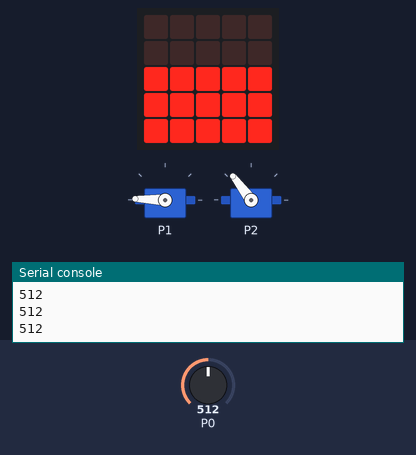
Bench run of a program on a simulated BBC micro:bit (MakeCode). Parts: the board's 5×5 LED display, 2 × servo, the last lines printed to the serial console. The test bench sets the inputs (shaded band); at power-on: P0 = 512 (analog values on the 0–1023 scale). Servo angles are drawn from the pulse width (0.5 ms = 0°, 2.5 ms = 180°).

Above: at 1.2 s.
1.3 s: P0 set to 716
At 2.5 s:
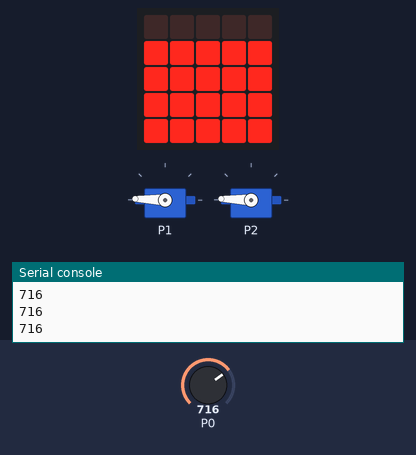
2.8 s: P0 set to 900
At 3.7 s:
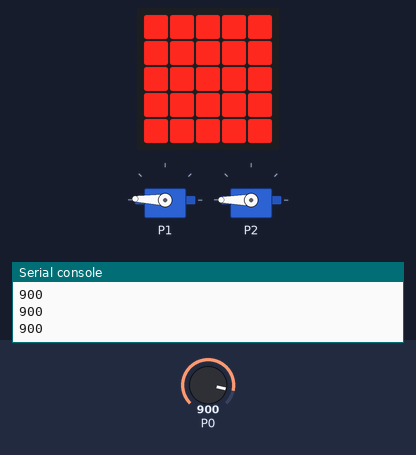
4.3 s: P0 set to 306
At 4.7 s:
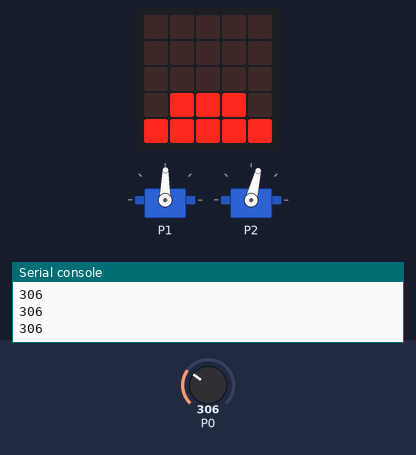
5.8 s: P0 set to 122
At 7.0 s:
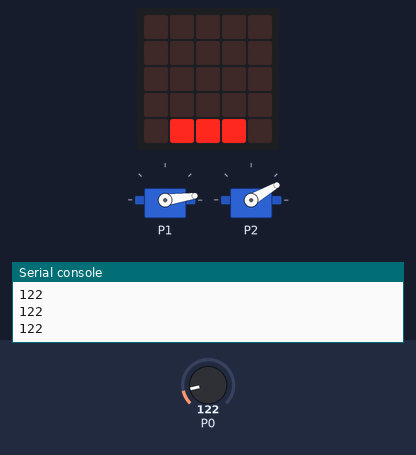
7.3 s: P0 set to 0
At 8.0 s:
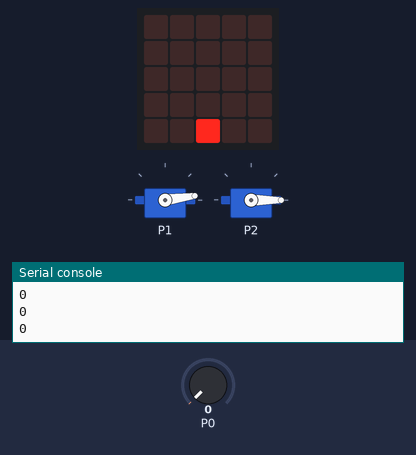
8.8 s: P0 set to 511
At 9.1 s:
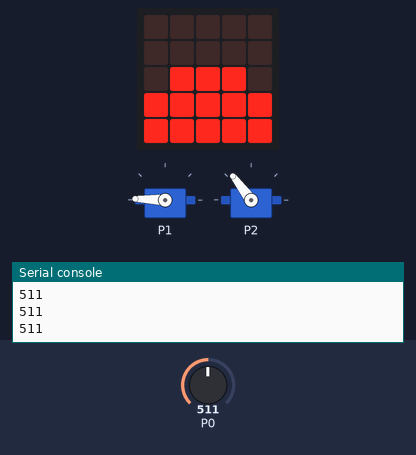
Timing chart, 0 to 11.3 s (numbered marks = the images above; inputs shaded):
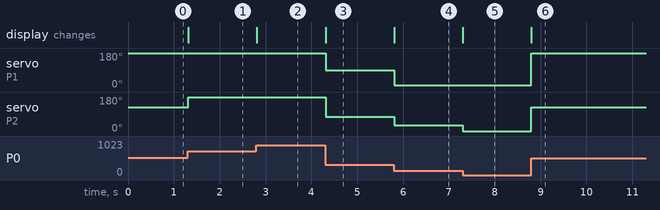

The program:

main.ts
```typescript
function 가변저항LED제어 () {
    led.plotBarGraph(
    가변저항값,
    1023
    )
    pins.analogWritePin(AnalogPin.P1, pins.map(
    가변저항값,
    0,
    1023,
    0,
    255
    ))
}
function 서보모터동작 () {
    pins.servoWritePin(AnalogPin.P2, pins.map(
    가변저항값,
    0,
    1023,
    0,
    255
    ))
}
function 버튼동작 () {
    if (pins.digitalReadPin(DigitalPin.P2) == 0) {
        basic.showIcon(IconNames.Yes)
        LED동작()
    } else {
        basic.showIcon(IconNames.No)
        pins.digitalWritePin(DigitalPin.P1, 0)
    }
}
function LED동작 () {
    pins.digitalWritePin(DigitalPin.P1, 1)
    basic.pause(500)
    pins.digitalWritePin(DigitalPin.P1, 0)
    basic.pause(500)
}
let 가변저항값 = 0
pins.setPull(DigitalPin.P2, PinPullMode.PullUp)
basic.forever(function () {
    가변저항값 = pins.analogReadPin(AnalogPin.P0)
    가변저항LED제어()
    서보모터동작()
})
```

test.ts
```typescript
// 테스트는 여기로 이동합니다; 이 패키지가 확장으로 사용될 때 컴파일되지 않을 것 입니다.
```

Measured:
- after the input at 1.3 s, servo on P2: 127° → 178° at once; the display: changes at once (image 1)
- after the input at 2.8 s, servo on P2: 178° → 180° at once; the display: changes at once (image 2)
- after the input at 4.3 s, servo on P1: 178° → 89° at once; servo on P2: 180° → 76° at once; the display: changes at once (image 3)
- after the input at 5.8 s, servo on P1: 89° → 8° at once; servo on P2: 76° → 30° at once; the display: changes at once (image 4)
- after the input at 7.3 s, servo on P2: 30° → 0° at once; the display: changes at once (image 5)
- after the input at 8.8 s, servo on P1: 8° → 178° at once; servo on P2: 0° → 127° at once; the display: changes at once (image 6)
